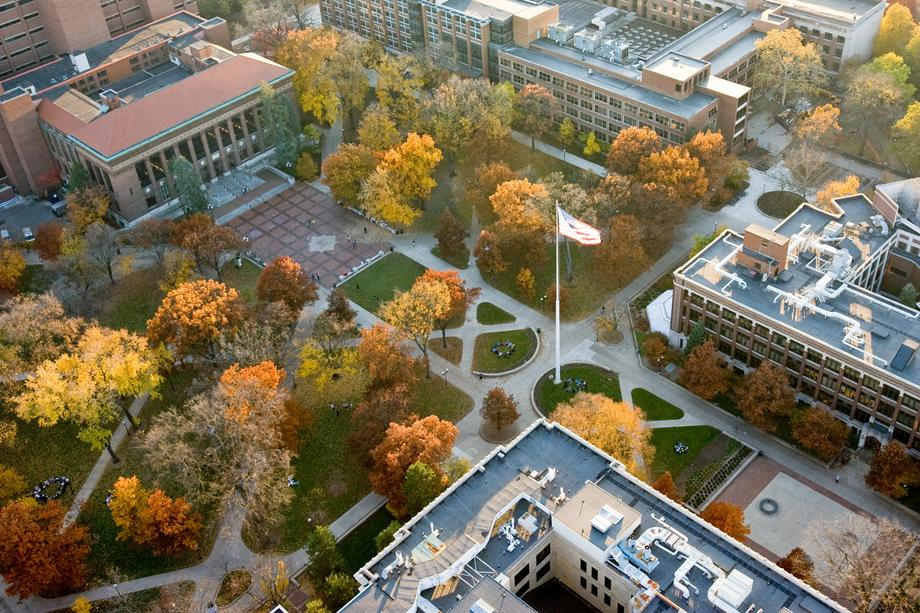
#> input picture diag.jpg, 920 x 613 px
$ python tester.py
#> lines starting #> are read from the running program, lines starting #| are printed output that depends on the picture
#> the answer given: diag.jpg
### compress.py
import numpy as np
from numpy.linalg import svd
import cv2
import sys
from PIL import Image, ImageDraw, ImageFont

def add_margin(pil_img, top, right, bottom, left, color):
    width, height = pil_img.size
    new_width = width + right + left
    new_height = height + top + bottom
    result = Image.new(pil_img.mode, (new_width, new_height), color)
    result.paste(pil_img, (left, top))
    return result

def compress(img, k):
    U, s, V = svd(img, full_matrices=False)
    # reconstruct the image
    img_recon = np.dot(U[:, :k], np.dot(np.diag(s[:k]), V[:k, :]))
    return img_recon

def compression_ratio(img, img_recon, k):
    # m*n vs k*(m+n+1)
    return round((1 - (k*(img.shape[0]+img.shape[1]+1))/(img.shape[0]*img.shape[1])) * 100, 2)

def handler(file_name, img, k):
    image_reconst_layers = [compress(img[:,:,i],k) for i in range(3)]
    image_reconst = np.zeros(img.shape)
    for i in range(3):
        image_reconst[:,:,i] = image_reconst_layers[i]

    image_reconst = image_reconst.astype(np.uint8)

    cr = compression_ratio(img, image_reconst, k)
    # now add margin to image
    im_new = Image.fromarray(image_reconst.astype('uint8'))
    im_new = add_margin(im_new, 0, 0, 50, 0, (255, 255, 255))
    draw = ImageDraw.Draw(im_new)
    font = ImageFont.truetype("Arial.ttf", 45)
    draw.text((im_new.size[0]-150, im_new.size[1]-50), "k = {}".format(k), (0, 0, 0), font=font)
    draw.text((25, im_new.size[1]-50), "Compression Ratio = {}%".format(cr), (0, 0, 0), font=font)
    im_new.save("compressed-{}-{}".format(k, file_name))
    return cr

def read_image(file_name):
#> called with file_name = 'diag.jpg'
    return np.asarray(Image.open(file_name))
#> returned value is the input picture: shape (613, 920, 3); mean R, G, B 120.8, 111.8, 89.9

# [13 lines that do not run on import are left out]


### tester.py
import compress
import sys
import imageio

if __name__ == "__main__":
    file_name = ""
    if len(sys.argv) != 2:
        file_name = input("Enter the file name: ")
    else:
        file_name = sys.argv[1]

    filenames = []
    k_values = []
    compression_ratios = []
    img = compress.read_image(file_name)
    for k in range(1, 101, 10):
        compression_ratio = compress.handler(file_name, img, k)
        filenames.append("compressed-{}-{}".format(k, file_name))
        k_values.append(k)
        compression_ratios.append(compression_ratio)
#> this loop made 10 passes
#> (cr in handler, compression_ratio) on passes 1 to 10: (99.73, 99.73), (97.01, 97.01), (94.29, 94.29), (91.57, 91.57), (88.85, 88.85), (86.13, 86.13), (83.41, 83.41), (80.69, 80.69), (77.97, 77.97), (75.25, 75.25)
#> pass 1, in compress, `U, s, V = svd(img, full_matrices=False)`:
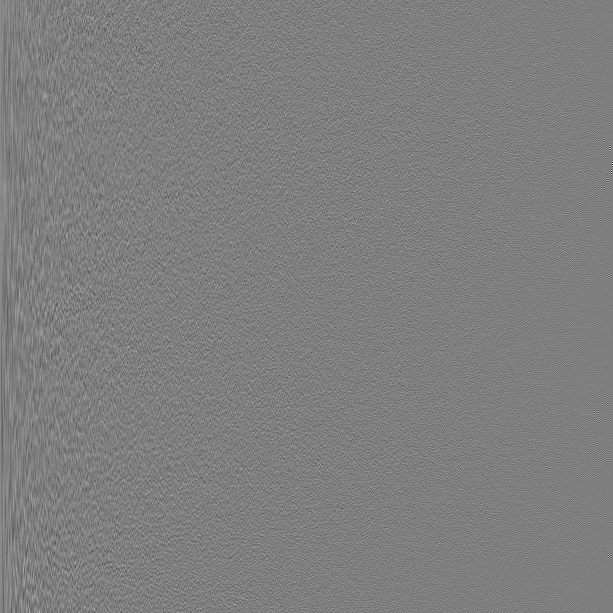
#> U: shape (613, 613) float64; min -0.479, max 0.483, mean 5.8e-05; drawn with min black and max white
#> pass 1, in compress, `img_recon = np.dot(U[:, :k], np.dot(np.diag(s[:k]), V[:k, :]))`:
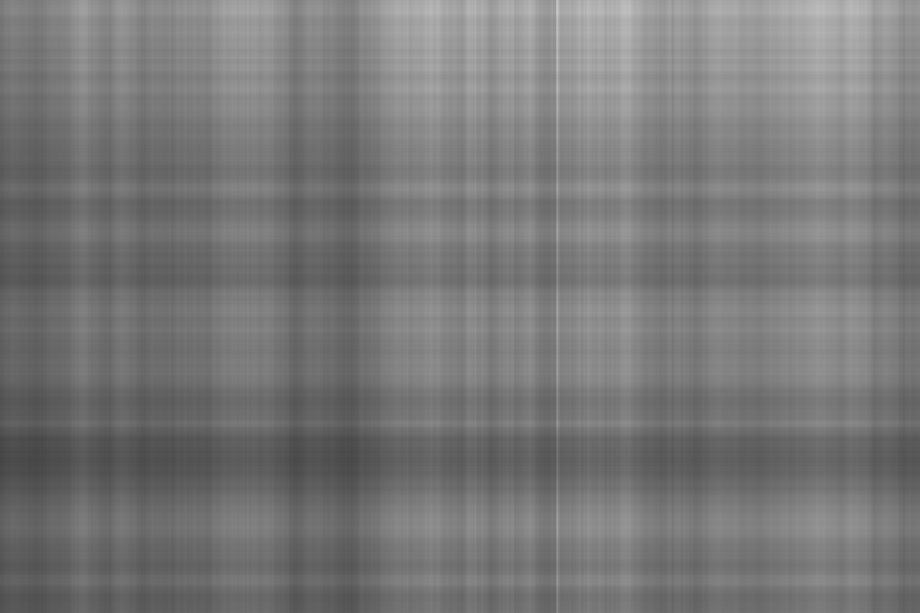
#> img_recon: shape (613, 920) float64; min 69.46, max 202.6, mean 120.8
#> after the loop, compression_ratios = [99.73, 97.01, 94.29, 91.57, 88.85, 86.13, 83.41, 80.69, 77.97, 75.25]; filenames = ['compressed-1-diag.jpg', 'compressed-11-diag.jpg', 'compressed-21-diag.jpg', 'compressed-31-diag.jpg', 'compressed-41-diag.jpg', 'compressed-51-diag.jpg', 'compressed-61-diag.jpg', 'compressed-71-diag.jpg', 'compressed-81-diag.jpg', 'compressed-91-diag.jpg']; k_values = [1, 11, 21, 31, 41, 51, 61, 71, 81, 91]
    for k in range(101, 201, 20):
        compression_ratio = compress.handler(file_name, img, k)
        filenames.append("compressed-{}-{}".format(k, file_name))
        k_values.append(k)
        compression_ratios.append(compression_ratio)
#> this loop made 5 passes
#> (cr in handler, compression_ratio) on passes 1 to 5: (72.53, 72.53), (67.09, 67.09), (61.65, 61.65), (56.21, 56.21), (50.77, 50.77)
#> pass 1, in compress (call 32), `U, s, V = svd(img, full_matrices=False)`:
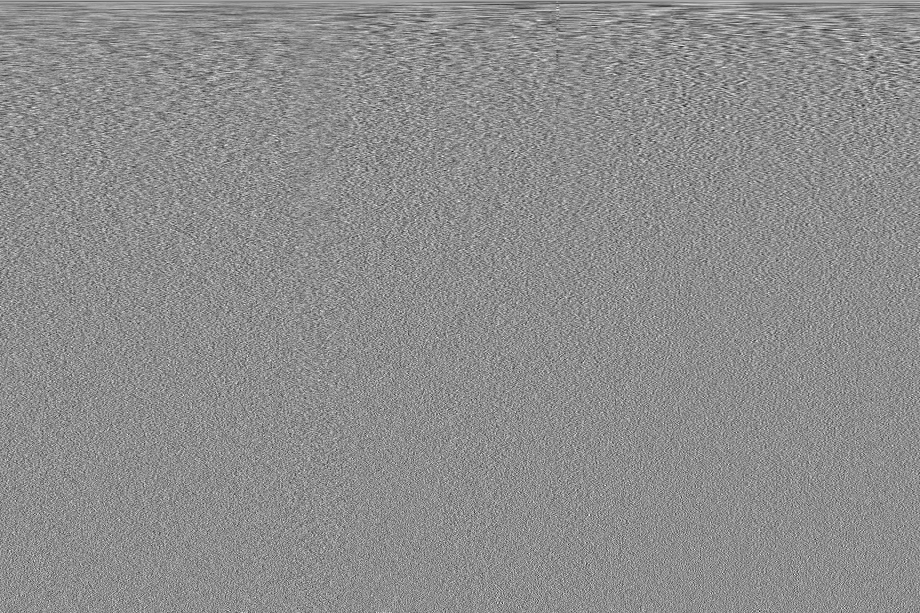
#> V: shape (613, 920) float64; min -0.197, max 0.158, mean 5.23e-05; drawn with min black and max white
#> pass 1, in compress (call 32), `img_recon = np.dot(U[:, :k], np.dot(np.diag(s[:k]), V[:k, :]))`:
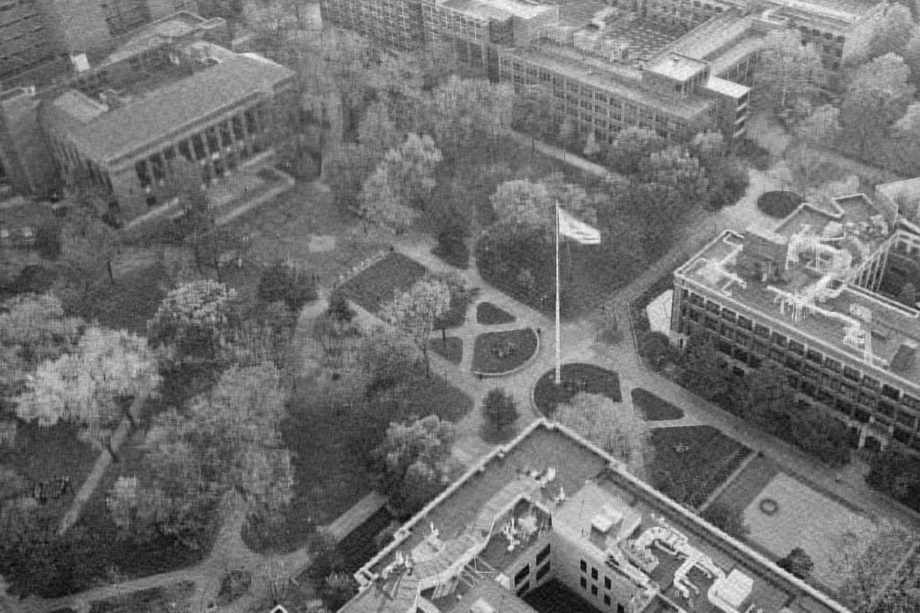
#> img_recon: shape (613, 920) float64; min -28.17, max 285.2, mean 111.8; drawn with min black and max white
#> after the loop, compression_ratios = [99.73, 97.01, 94.29, 91.57, 88.85, 86.13, 83.41, 80.69, 77.97, 75.25, 72.53, 67.09, 61.65, 56.21, 50.77]; filenames = 15 items, first 6: 'compressed-1-diag.jpg', 'compressed-11-diag.jpg', 'compressed-21-diag.jpg', 'compressed-31-diag.jpg', 'compressed-41-diag.jpg', 'compressed-51-diag.jpg'; k_values = [1, 11, 21, 31, 41, 51, 61, 71, 81, 91, 101, 121, 141, 161, 181]
    for k in range(201, 301, 50):
        compression_ratio = compress.handler(file_name, img, k)
        filenames.append("compressed-{}-{}".format(k, file_name))
        k_values.append(k)
        compression_ratios.append(compression_ratio)
#> this loop made 2 passes
#> (cr in handler, compression_ratio) on passes 1 to 2: (45.33, 45.33), (31.73, 31.73)
#> pass 1, in compress (call 48), `U, s, V = svd(img, full_matrices=False)`:
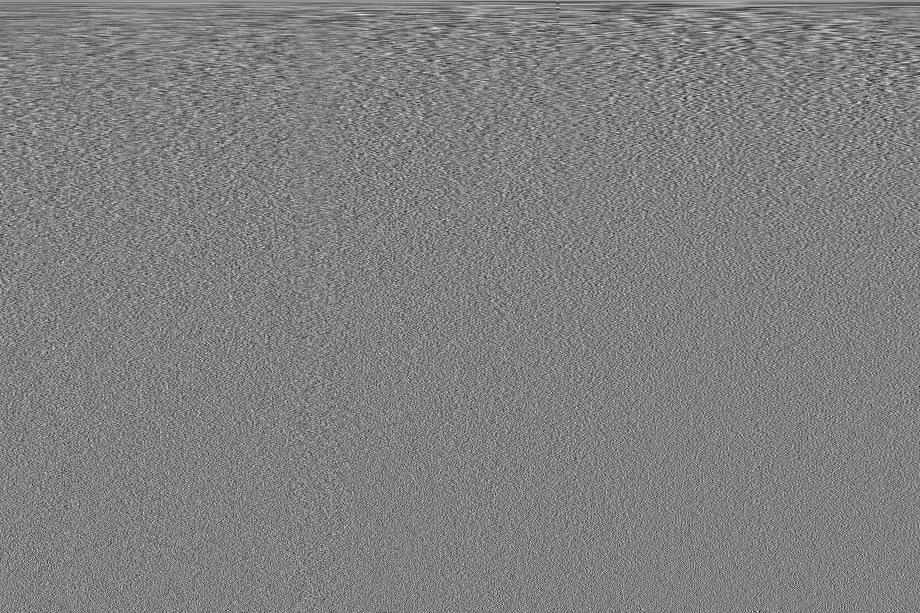
#> V: shape (613, 920) float64; min -0.169, max 0.167, mean 5.85e-05; drawn with min black and max white
#> pass 1, in compress (call 48), `img_recon = np.dot(U[:, :k], np.dot(np.diag(s[:k]), V[:k, :]))`:
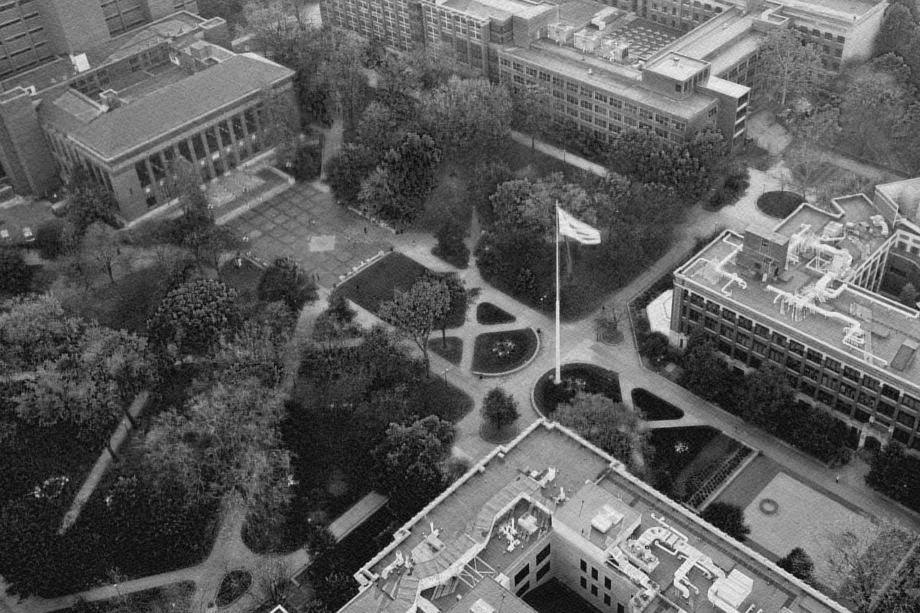
#> img_recon: shape (613, 920) float64; min -22.56, max 282.9, mean 89.9; drawn with min black and max white
#> after the loop, compression_ratios = [99.73, 97.01, 94.29, 91.57, 88.85, 86.13, 83.41, 80.69, 77.97, 75.25, 72.53, 67.09, 61.65, 56.21, 50.77, 45.33, 31.73]; filenames = 17 items, first 6: 'compressed-1-diag.jpg', 'compressed-11-diag.jpg', 'compressed-21-diag.jpg', 'compressed-31-diag.jpg', 'compressed-41-diag.jpg', 'compressed-51-diag.jpg'; k_values = [1, 11, 21, 31, 41, 51, 61, 71, 81, 91, 101, 121, 141, 161, 181, 201, 251]
    for k in range(301, 501, 100):
        compression_ratio = compress.handler(file_name, img, k)
        filenames.append("compressed-{}-{}".format(k, file_name))
        k_values.append(k)
        compression_ratios.append(compression_ratio)
#> this loop made 2 passes
#> (cr in handler, compression_ratio) on passes 1 to 2: (18.13, 18.13), (-9.07, -9.07)
#> pass 1, in handler (call 18), `im_new = Image.fromarray(image_reconst.astype('uint8'))`:
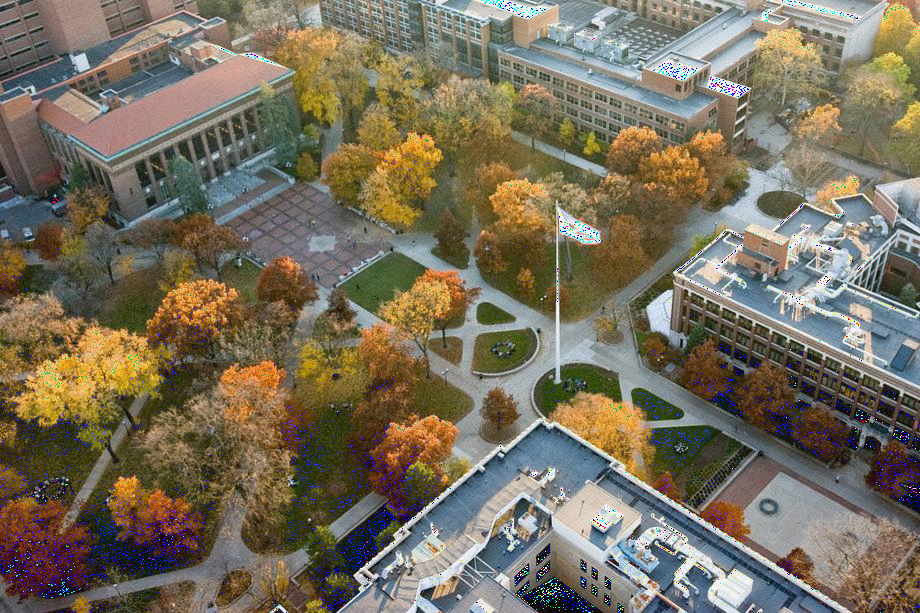
#> im_new: PIL image 920x613 RGB; mean R, G, B 119.8, 111.3, 92.8
#> after the loop, compression_ratios = [99.73, 97.01, 94.29, 91.57, 88.85, 86.13, 83.41, 80.69, 77.97, 75.25, 72.53, 67.09, 61.65, 56.21, 50.77, 45.33, 31.73, 18.13, -9.07]; filenames = 19 items, first 6: 'compressed-1-diag.jpg', 'compressed-11-diag.jpg', 'compressed-21-diag.jpg', 'compressed-31-diag.jpg', 'compressed-41-diag.jpg', 'compressed-51-diag.jpg'; k_values = [1, 11, 21, 31, 41, 51, 61, 71, 81, 91, 101, 121, 141, 161, 181, 201, 251, 301, 401]

    imageio.mimsave('diag.gif', [imageio.imread(filename) for filename in filenames], duration=1)
